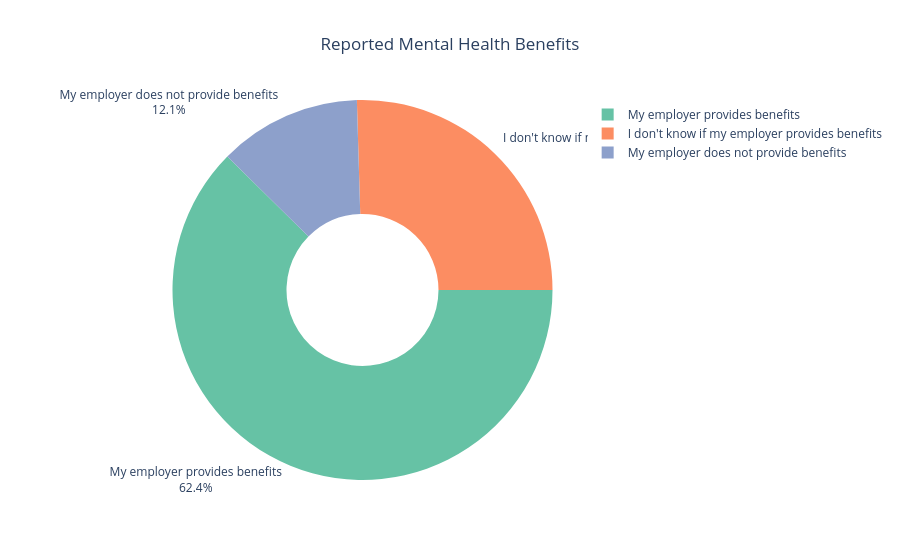

Notebook code for this chart:
### Markdown cell above
# H1: Employees who report mental health benefits are also more likely to report available mental health resources

### Code cell
# Benefit counts
benefit_counts = benefits_analysis["benefits"].value_counts(dropna=True)

fig = px.pie(
    values=benefit_counts.values,
    names=benefit_counts.index,
    title="Reported Mental Health Benefits",
    hole=0.4,
    color_discrete_sequence=px.colors.qualitative.Set2
)

fig.update_traces(
    textposition="outside",
    textinfo="percent+label",
    rotation=90
)

fig.update_layout(
    template="plotly_white",
    title_x=0.5
)

fig.show()

### Figure 1 — Plotly figure (JSON) as saved in the notebook; plotly's stock layout.template omitted (floating-point values rounded to 4 significant figures)
{"data": [{"domain": {"x": [0, 1], "y": [0, 1]}, "hole": 0.4, "hovertemplate": "label=%{label}<br>value=%{value}<extra></extra>", "labels": ["My employer provides benefits", "I don't know if my employer provides benefits", "My employer does not provide benefits"], "legendgroup": "", "name": "", "rotation": 90, "showlegend": true, "textinfo": "percent+label", "textposition": "outside", "type": "pie", "values": [561, 229, 109]}], "layout": {"legend": {"tracegroupgap": 0}, "piecolorway": ["rgb(102,194,165)", "rgb(252,141,98)", "rgb(141,160,203)", "rgb(231,138,195)", "rgb(166,216,84)", "rgb(255,217,47)", "rgb(229,196,148)", "rgb(179,179,179)"], "title": {"text": "Reported Mental Health Benefits", "x": 0.5}}}
